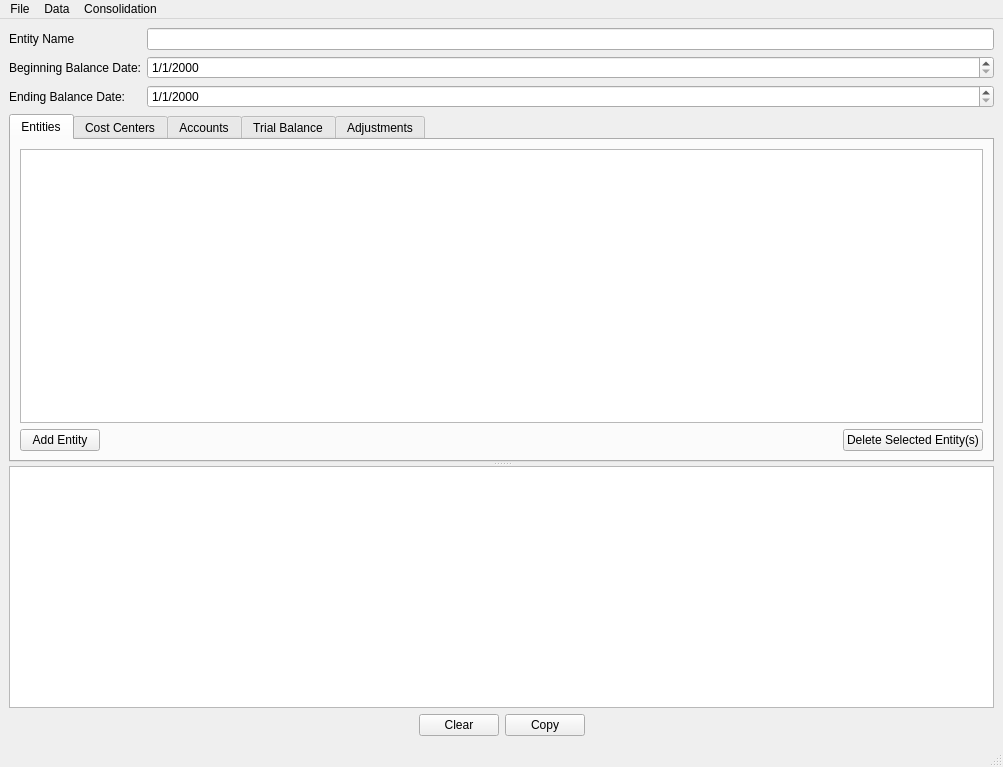
<?xml version="1.0" encoding="UTF-8"?>
<ui version="4.0">
 <class>MainWindow</class>
 <widget class="QMainWindow" name="MainWindow">
  <property name="geometry">
   <rect>
    <x>0</x>
    <y>0</y>
    <width>1003</width>
    <height>767</height>
   </rect>
  </property>
  <property name="windowTitle">
   <string>Consolidation Station</string>
  </property>
  <widget class="QWidget" name="centralwidget">
   <layout class="QVBoxLayout" name="verticalLayout_7">
    <item>
     <widget class="QSplitter" name="splitter">
      <property name="orientation">
       <enum>Qt::Vertical</enum>
      </property>
      <widget class="QWidget" name="verticalLayoutWidget">
       <layout class="QVBoxLayout" name="verticalLayout">
        <item>
         <layout class="QFormLayout" name="formLayout">
          <item row="0" column="0">
           <widget class="QLabel" name="label">
            <property name="text">
             <string>Entity Name</string>
            </property>
           </widget>
          </item>
          <item row="0" column="1">
           <widget class="QLineEdit" name="entityName"/>
          </item>
          <item row="1" column="0">
           <widget class="QLabel" name="label_2">
            <property name="text">
             <string>Beginning Balance Date:</string>
            </property>
           </widget>
          </item>
          <item row="1" column="1">
           <widget class="QDateEdit" name="beginningBalanceDate">
            <property name="displayFormat">
             <string>M/d/yyyy</string>
            </property>
           </widget>
          </item>
          <item row="2" column="0">
           <widget class="QLabel" name="label_3">
            <property name="text">
             <string>Ending Balance Date:</string>
            </property>
           </widget>
          </item>
          <item row="2" column="1">
           <widget class="QDateEdit" name="endingBalanceDate">
            <property name="displayFormat">
             <string>M/d/yyyy</string>
            </property>
           </widget>
          </item>
         </layout>
        </item>
        <item>
         <widget class="QTabWidget" name="tabWidget">
          <property name="currentIndex">
           <number>0</number>
          </property>
          <widget class="QWidget" name="EntitiesTab">
           <attribute name="title">
            <string>Entities</string>
           </attribute>
           <layout class="QHBoxLayout" name="horizontalLayout_2">
            <item>
             <layout class="QVBoxLayout" name="verticalLayout_3">
              <item>
               <widget class="QTableView" name="Entities">
                <property name="alternatingRowColors">
                 <bool>true</bool>
                </property>
                <property name="selectionMode">
                 <enum>QAbstractItemView::ExtendedSelection</enum>
                </property>
                <property name="selectionBehavior">
                 <enum>QAbstractItemView::SelectRows</enum>
                </property>
                <property name="sortingEnabled">
                 <bool>true</bool>
                </property>
               </widget>
              </item>
              <item>
               <layout class="QHBoxLayout" name="horizontalLayout">
                <item>
                 <widget class="QPushButton" name="addEntityButton">
                  <property name="text">
                   <string>Add Entity</string>
                  </property>
                 </widget>
                </item>
                <item>
                 <spacer name="horizontalSpacer">
                  <property name="orientation">
                   <enum>Qt::Horizontal</enum>
                  </property>
                  <property name="sizeHint" stdset="0">
                   <size>
                    <width>40</width>
                    <height>20</height>
                   </size>
                  </property>
                 </spacer>
                </item>
                <item>
                 <widget class="QPushButton" name="deleteEntityButton">
                  <property name="text">
                   <string>Delete Selected Entity(s)</string>
                  </property>
                 </widget>
                </item>
               </layout>
              </item>
             </layout>
            </item>
           </layout>
          </widget>
          <widget class="QWidget" name="CostCentersTab">
           <attribute name="title">
            <string>Cost Centers</string>
           </attribute>
           <layout class="QHBoxLayout" name="horizontalLayout_3">
            <item>
             <layout class="QVBoxLayout" name="verticalLayout_4">
              <item>
               <widget class="QTableView" name="Cost_Centers">
                <property name="alternatingRowColors">
                 <bool>true</bool>
                </property>
                <property name="selectionMode">
                 <enum>QAbstractItemView::ExtendedSelection</enum>
                </property>
                <property name="selectionBehavior">
                 <enum>QAbstractItemView::SelectRows</enum>
                </property>
                <property name="sortingEnabled">
                 <bool>true</bool>
                </property>
               </widget>
              </item>
              <item>
               <layout class="QHBoxLayout" name="horizontalLayout_7">
                <item>
                 <widget class="QPushButton" name="addCostCenterButton">
                  <property name="text">
                   <string>Add Cost Center</string>
                  </property>
                 </widget>
                </item>
                <item>
                 <spacer name="horizontalSpacer_2">
                  <property name="orientation">
                   <enum>Qt::Horizontal</enum>
                  </property>
                  <property name="sizeHint" stdset="0">
                   <size>
                    <width>40</width>
                    <height>20</height>
                   </size>
                  </property>
                 </spacer>
                </item>
                <item>
                 <widget class="QPushButton" name="deleteCostCenterButton">
                  <property name="text">
                   <string>Delete Selected Cost Center(s)</string>
                  </property>
                 </widget>
                </item>
               </layout>
              </item>
             </layout>
            </item>
           </layout>
          </widget>
          <widget class="QWidget" name="AccountsTab">
           <attribute name="title">
            <string>Accounts</string>
           </attribute>
           <layout class="QHBoxLayout" name="horizontalLayout_4">
            <item>
             <layout class="QVBoxLayout" name="verticalLayout_5">
              <item>
               <widget class="QTableView" name="Accounts">
                <property name="alternatingRowColors">
                 <bool>true</bool>
                </property>
                <property name="selectionMode">
                 <enum>QAbstractItemView::ExtendedSelection</enum>
                </property>
                <property name="selectionBehavior">
                 <enum>QAbstractItemView::SelectRows</enum>
                </property>
                <property name="sortingEnabled">
                 <bool>true</bool>
                </property>
               </widget>
              </item>
              <item>
               <layout class="QHBoxLayout" name="horizontalLayout_8">
                <item>
                 <widget class="QPushButton" name="addAccountButton">
                  <property name="text">
                   <string>Add Account</string>
                  </property>
                 </widget>
                </item>
                <item>
                 <spacer name="horizontalSpacer_3">
                  <property name="orientation">
                   <enum>Qt::Horizontal</enum>
                  </property>
                  <property name="sizeHint" stdset="0">
                   <size>
                    <width>40</width>
                    <height>20</height>
                   </size>
                  </property>
                 </spacer>
                </item>
                <item>
                 <widget class="QPushButton" name="deleteAccountButton">
                  <property name="text">
                   <string>Delete Selected Account(s)</string>
                  </property>
                 </widget>
                </item>
               </layout>
              </item>
             </layout>
            </item>
           </layout>
          </widget>
          <widget class="QWidget" name="TrialBalanceTab">
           <attribute name="title">
            <string>Trial Balance</string>
           </attribute>
           <layout class="QHBoxLayout" name="horizontalLayout_5">
            <item>
             <layout class="QVBoxLayout" name="verticalLayout_2">
              <item>
               <widget class="QTableView" name="Trial_Balance">
                <property name="alternatingRowColors">
                 <bool>true</bool>
                </property>
                <property name="selectionMode">
                 <enum>QAbstractItemView::ExtendedSelection</enum>
                </property>
                <property name="selectionBehavior">
                 <enum>QAbstractItemView::SelectRows</enum>
                </property>
                <property name="sortingEnabled">
                 <bool>true</bool>
                </property>
               </widget>
              </item>
             </layout>
            </item>
           </layout>
          </widget>
          <widget class="QWidget" name="AdjustmentsTab">
           <attribute name="title">
            <string>Adjustments</string>
           </attribute>
           <layout class="QHBoxLayout" name="horizontalLayout_6">
            <item>
             <widget class="QTableView" name="Adjustments">
              <property name="alternatingRowColors">
               <bool>true</bool>
              </property>
              <property name="selectionMode">
               <enum>QAbstractItemView::ExtendedSelection</enum>
              </property>
              <property name="selectionBehavior">
               <enum>QAbstractItemView::SelectRows</enum>
              </property>
              <property name="sortingEnabled">
               <bool>true</bool>
              </property>
             </widget>
            </item>
           </layout>
          </widget>
         </widget>
        </item>
       </layout>
      </widget>
      <widget class="QWidget" name="verticalLayoutWidget_2">
       <layout class="QVBoxLayout" name="verticalLayout_6">
        <item>
         <widget class="QTextEdit" name="consoleTextEdit"/>
        </item>
        <item>
         <layout class="QHBoxLayout" name="horizontalLayout_9">
          <item>
           <spacer name="horizontalSpacer_4">
            <property name="orientation">
             <enum>Qt::Horizontal</enum>
            </property>
            <property name="sizeHint" stdset="0">
             <size>
              <width>40</width>
              <height>20</height>
             </size>
            </property>
           </spacer>
          </item>
          <item>
           <widget class="QPushButton" name="clearConsoleButton">
            <property name="text">
             <string>Clear</string>
            </property>
           </widget>
          </item>
          <item>
           <widget class="QPushButton" name="copyConsoleButton">
            <property name="text">
             <string>Copy</string>
            </property>
           </widget>
          </item>
          <item>
           <spacer name="horizontalSpacer_5">
            <property name="orientation">
             <enum>Qt::Horizontal</enum>
            </property>
            <property name="sizeHint" stdset="0">
             <size>
              <width>40</width>
              <height>20</height>
             </size>
            </property>
           </spacer>
          </item>
         </layout>
        </item>
       </layout>
      </widget>
     </widget>
    </item>
   </layout>
  </widget>
  <widget class="QMenuBar" name="menubar">
   <property name="geometry">
    <rect>
     <x>0</x>
     <y>0</y>
     <width>1003</width>
     <height>22</height>
    </rect>
   </property>
   <widget class="QMenu" name="menuFile">
    <property name="title">
     <string>File</string>
    </property>
    <addaction name="actionNew"/>
    <addaction name="actionOpen"/>
    <addaction name="separator"/>
    <addaction name="actionSave"/>
    <addaction name="actionSaveAs"/>
    <addaction name="separator"/>
    <addaction name="actionClose"/>
    <addaction name="separator"/>
    <addaction name="actionQuit"/>
   </widget>
   <widget class="QMenu" name="menuEdit">
    <property name="title">
     <string>Data</string>
    </property>
    <widget class="QMenu" name="menuImport">
     <property name="title">
      <string>Import</string>
     </property>
     <addaction name="actionImportEntities"/>
     <addaction name="actionImportCostCenters"/>
     <addaction name="actionImportAccounts"/>
     <addaction name="actionImportTrialBalance"/>
     <addaction name="actionImportAdjustments"/>
     <addaction name="separator"/>
     <addaction name="actionOracleTrialBalance"/>
    </widget>
    <widget class="QMenu" name="menuExport">
     <property name="title">
      <string>Export</string>
     </property>
     <addaction name="actionExportEntities"/>
     <addaction name="actionExportCostCenters"/>
     <addaction name="actionExportAccounts"/>
     <addaction name="actionExportTrialBalance"/>
     <addaction name="actionExportAdjustments"/>
    </widget>
    <addaction name="menuImport"/>
    <addaction name="menuExport"/>
   </widget>
   <widget class="QMenu" name="menuConsolidation">
    <property name="title">
     <string>Consolidation</string>
    </property>
    <addaction name="actionBuild"/>
    <addaction name="actionAudit"/>
    <addaction name="actionRollforward"/>
    <addaction name="actionPlug_Rounding_Difference"/>
   </widget>
   <addaction name="menuFile"/>
   <addaction name="menuEdit"/>
   <addaction name="menuConsolidation"/>
  </widget>
  <widget class="QStatusBar" name="statusbar"/>
  <action name="actionNew">
   <property name="text">
    <string>New</string>
   </property>
   <property name="toolTip">
    <string>Create a new consolidation workbook</string>
   </property>
   <property name="shortcut">
    <string>Ctrl+N</string>
   </property>
  </action>
  <action name="actionOpen">
   <property name="text">
    <string>Open</string>
   </property>
   <property name="toolTip">
    <string>Open a consolidation workbook file</string>
   </property>
   <property name="shortcut">
    <string>Ctrl+O</string>
   </property>
  </action>
  <action name="actionSave">
   <property name="text">
    <string>Save</string>
   </property>
   <property name="toolTip">
    <string>Save the current consolidation workbook</string>
   </property>
   <property name="shortcut">
    <string>Ctrl+S</string>
   </property>
  </action>
  <action name="actionSaveAs">
   <property name="text">
    <string>Save As</string>
   </property>
  </action>
  <action name="actionClose">
   <property name="text">
    <string>Close</string>
   </property>
   <property name="toolTip">
    <string>Close the current consolidation workbook</string>
   </property>
   <property name="shortcut">
    <string>Ctrl+W</string>
   </property>
  </action>
  <action name="actionQuit">
   <property name="text">
    <string>Quit</string>
   </property>
   <property name="shortcut">
    <string>Ctrl+Q</string>
   </property>
  </action>
  <action name="actionBuild">
   <property name="text">
    <string>Build Consolidation Table</string>
   </property>
  </action>
  <action name="actionAudit">
   <property name="text">
    <string>Audit Data</string>
   </property>
  </action>
  <action name="actionImportEntities">
   <property name="text">
    <string>Entities</string>
   </property>
  </action>
  <action name="actionImportCostCenters">
   <property name="text">
    <string>Cost Centers</string>
   </property>
  </action>
  <action name="actionImportAccounts">
   <property name="text">
    <string>Accounts</string>
   </property>
  </action>
  <action name="actionImportTrialBalance">
   <property name="text">
    <string>Trial Balance</string>
   </property>
  </action>
  <action name="actionImportAdjustments">
   <property name="text">
    <string>Adjustments</string>
   </property>
  </action>
  <action name="actionExportEntities">
   <property name="text">
    <string>Entities</string>
   </property>
  </action>
  <action name="actionExportCostCenters">
   <property name="text">
    <string>Cost Centers</string>
   </property>
  </action>
  <action name="actionExportAccounts">
   <property name="text">
    <string>Accounts</string>
   </property>
  </action>
  <action name="actionExportTrialBalance">
   <property name="text">
    <string>Trial Balance</string>
   </property>
  </action>
  <action name="actionExportAdjustments">
   <property name="text">
    <string>Adjustments</string>
   </property>
  </action>
  <action name="actionRollforward">
   <property name="text">
    <string>Rollforward Year-end</string>
   </property>
  </action>
  <action name="actionOracleTrialBalance">
   <property name="text">
    <string>Oracle Trial Balance</string>
   </property>
  </action>
  <action name="actionPlug_Rounding_Difference">
   <property name="text">
    <string>Plug Rounding Difference</string>
   </property>
  </action>
 </widget>
 <resources/>
 <connections>
  <connection>
   <sender>actionNew</sender>
   <signal>triggered()</signal>
   <receiver>MainWindow</receiver>
   <slot>new_menu_item()</slot>
   <hints>
    <hint type="sourcelabel">
     <x>-1</x>
     <y>-1</y>
    </hint>
    <hint type="destinationlabel">
     <x>501</x>
     <y>383</y>
    </hint>
   </hints>
  </connection>
  <connection>
   <sender>actionOpen</sender>
   <signal>triggered()</signal>
   <receiver>MainWindow</receiver>
   <slot>open_menu_item()</slot>
   <hints>
    <hint type="sourcelabel">
     <x>-1</x>
     <y>-1</y>
    </hint>
    <hint type="destinationlabel">
     <x>501</x>
     <y>383</y>
    </hint>
   </hints>
  </connection>
  <connection>
   <sender>actionClose</sender>
   <signal>triggered()</signal>
   <receiver>MainWindow</receiver>
   <slot>close_menu_item()</slot>
   <hints>
    <hint type="sourcelabel">
     <x>-1</x>
     <y>-1</y>
    </hint>
    <hint type="destinationlabel">
     <x>501</x>
     <y>383</y>
    </hint>
   </hints>
  </connection>
  <connection>
   <sender>actionSave</sender>
   <signal>triggered()</signal>
   <receiver>MainWindow</receiver>
   <slot>save_menu_item()</slot>
   <hints>
    <hint type="sourcelabel">
     <x>-1</x>
     <y>-1</y>
    </hint>
    <hint type="destinationlabel">
     <x>501</x>
     <y>383</y>
    </hint>
   </hints>
  </connection>
  <connection>
   <sender>actionSaveAs</sender>
   <signal>triggered()</signal>
   <receiver>MainWindow</receiver>
   <slot>save_as_menu_item()</slot>
   <hints>
    <hint type="sourcelabel">
     <x>-1</x>
     <y>-1</y>
    </hint>
    <hint type="destinationlabel">
     <x>501</x>
     <y>383</y>
    </hint>
   </hints>
  </connection>
  <connection>
   <sender>actionQuit</sender>
   <signal>triggered()</signal>
   <receiver>MainWindow</receiver>
   <slot>quit_menu_item()</slot>
   <hints>
    <hint type="sourcelabel">
     <x>-1</x>
     <y>-1</y>
    </hint>
    <hint type="destinationlabel">
     <x>501</x>
     <y>383</y>
    </hint>
   </hints>
  </connection>
  <connection>
   <sender>actionBuild</sender>
   <signal>triggered()</signal>
   <receiver>MainWindow</receiver>
   <slot>build_menu_item()</slot>
   <hints>
    <hint type="sourcelabel">
     <x>-1</x>
     <y>-1</y>
    </hint>
    <hint type="destinationlabel">
     <x>501</x>
     <y>383</y>
    </hint>
   </hints>
  </connection>
  <connection>
   <sender>actionImportEntities</sender>
   <signal>triggered()</signal>
   <receiver>MainWindow</receiver>
   <slot>import_menu_item()</slot>
   <hints>
    <hint type="sourcelabel">
     <x>-1</x>
     <y>-1</y>
    </hint>
    <hint type="destinationlabel">
     <x>501</x>
     <y>383</y>
    </hint>
   </hints>
  </connection>
  <connection>
   <sender>actionImportCostCenters</sender>
   <signal>triggered()</signal>
   <receiver>MainWindow</receiver>
   <slot>import_menu_item()</slot>
   <hints>
    <hint type="sourcelabel">
     <x>-1</x>
     <y>-1</y>
    </hint>
    <hint type="destinationlabel">
     <x>501</x>
     <y>383</y>
    </hint>
   </hints>
  </connection>
  <connection>
   <sender>actionImportAccounts</sender>
   <signal>triggered()</signal>
   <receiver>MainWindow</receiver>
   <slot>import_menu_item()</slot>
   <hints>
    <hint type="sourcelabel">
     <x>-1</x>
     <y>-1</y>
    </hint>
    <hint type="destinationlabel">
     <x>501</x>
     <y>383</y>
    </hint>
   </hints>
  </connection>
  <connection>
   <sender>actionImportTrialBalance</sender>
   <signal>triggered()</signal>
   <receiver>MainWindow</receiver>
   <slot>import_menu_item()</slot>
   <hints>
    <hint type="sourcelabel">
     <x>-1</x>
     <y>-1</y>
    </hint>
    <hint type="destinationlabel">
     <x>501</x>
     <y>383</y>
    </hint>
   </hints>
  </connection>
  <connection>
   <sender>actionImportAdjustments</sender>
   <signal>triggered()</signal>
   <receiver>MainWindow</receiver>
   <slot>import_menu_item()</slot>
   <hints>
    <hint type="sourcelabel">
     <x>-1</x>
     <y>-1</y>
    </hint>
    <hint type="destinationlabel">
     <x>501</x>
     <y>383</y>
    </hint>
   </hints>
  </connection>
  <connection>
   <sender>actionExportEntities</sender>
   <signal>triggered()</signal>
   <receiver>MainWindow</receiver>
   <slot>export_menu_item()</slot>
   <hints>
    <hint type="sourcelabel">
     <x>-1</x>
     <y>-1</y>
    </hint>
    <hint type="destinationlabel">
     <x>501</x>
     <y>383</y>
    </hint>
   </hints>
  </connection>
  <connection>
   <sender>actionExportCostCenters</sender>
   <signal>triggered()</signal>
   <receiver>MainWindow</receiver>
   <slot>export_menu_item()</slot>
   <hints>
    <hint type="sourcelabel">
     <x>-1</x>
     <y>-1</y>
    </hint>
    <hint type="destinationlabel">
     <x>501</x>
     <y>383</y>
    </hint>
   </hints>
  </connection>
  <connection>
   <sender>actionExportAccounts</sender>
   <signal>triggered()</signal>
   <receiver>MainWindow</receiver>
   <slot>export_menu_item()</slot>
   <hints>
    <hint type="sourcelabel">
     <x>-1</x>
     <y>-1</y>
    </hint>
    <hint type="destinationlabel">
     <x>501</x>
     <y>383</y>
    </hint>
   </hints>
  </connection>
  <connection>
   <sender>actionExportTrialBalance</sender>
   <signal>triggered()</signal>
   <receiver>MainWindow</receiver>
   <slot>export_menu_item()</slot>
   <hints>
    <hint type="sourcelabel">
     <x>-1</x>
     <y>-1</y>
    </hint>
    <hint type="destinationlabel">
     <x>501</x>
     <y>383</y>
    </hint>
   </hints>
  </connection>
  <connection>
   <sender>actionExportAdjustments</sender>
   <signal>triggered()</signal>
   <receiver>MainWindow</receiver>
   <slot>export_menu_item()</slot>
   <hints>
    <hint type="sourcelabel">
     <x>-1</x>
     <y>-1</y>
    </hint>
    <hint type="destinationlabel">
     <x>501</x>
     <y>383</y>
    </hint>
   </hints>
  </connection>
  <connection>
   <sender>actionRollforward</sender>
   <signal>triggered()</signal>
   <receiver>MainWindow</receiver>
   <slot>rollforward_menu_item()</slot>
   <hints>
    <hint type="sourcelabel">
     <x>-1</x>
     <y>-1</y>
    </hint>
    <hint type="destinationlabel">
     <x>501</x>
     <y>383</y>
    </hint>
   </hints>
  </connection>
  <connection>
   <sender>actionAudit</sender>
   <signal>triggered()</signal>
   <receiver>MainWindow</receiver>
   <slot>audit_menu_item()</slot>
   <hints>
    <hint type="sourcelabel">
     <x>-1</x>
     <y>-1</y>
    </hint>
    <hint type="destinationlabel">
     <x>501</x>
     <y>383</y>
    </hint>
   </hints>
  </connection>
  <connection>
   <sender>entityName</sender>
   <signal>textEdited(QString)</signal>
   <receiver>MainWindow</receiver>
   <slot>set_entity_name(QString)</slot>
   <hints>
    <hint type="sourcelabel">
     <x>584</x>
     <y>45</y>
    </hint>
    <hint type="destinationlabel">
     <x>501</x>
     <y>383</y>
    </hint>
   </hints>
  </connection>
  <connection>
   <sender>beginningBalanceDate</sender>
   <signal>dateChanged(QDate)</signal>
   <receiver>MainWindow</receiver>
   <slot>set_beginning_date(QDate)</slot>
   <hints>
    <hint type="sourcelabel">
     <x>584</x>
     <y>76</y>
    </hint>
    <hint type="destinationlabel">
     <x>501</x>
     <y>383</y>
    </hint>
   </hints>
  </connection>
  <connection>
   <sender>endingBalanceDate</sender>
   <signal>dateChanged(QDate)</signal>
   <receiver>MainWindow</receiver>
   <slot>set_ending_date(QDate)</slot>
   <hints>
    <hint type="sourcelabel">
     <x>584</x>
     <y>108</y>
    </hint>
    <hint type="destinationlabel">
     <x>501</x>
     <y>383</y>
    </hint>
   </hints>
  </connection>
  <connection>
   <sender>addEntityButton</sender>
   <signal>clicked()</signal>
   <receiver>MainWindow</receiver>
   <slot>insert_table_row()</slot>
   <hints>
    <hint type="sourcelabel">
     <x>62</x>
     <y>454</y>
    </hint>
    <hint type="destinationlabel">
     <x>501</x>
     <y>383</y>
    </hint>
   </hints>
  </connection>
  <connection>
   <sender>deleteEntityButton</sender>
   <signal>clicked()</signal>
   <receiver>MainWindow</receiver>
   <slot>delete_table_row()</slot>
   <hints>
    <hint type="sourcelabel">
     <x>924</x>
     <y>454</y>
    </hint>
    <hint type="destinationlabel">
     <x>501</x>
     <y>383</y>
    </hint>
   </hints>
  </connection>
  <connection>
   <sender>addCostCenterButton</sender>
   <signal>clicked()</signal>
   <receiver>MainWindow</receiver>
   <slot>insert_table_row()</slot>
   <hints>
    <hint type="sourcelabel">
     <x>80</x>
     <y>454</y>
    </hint>
    <hint type="destinationlabel">
     <x>501</x>
     <y>383</y>
    </hint>
   </hints>
  </connection>
  <connection>
   <sender>deleteCostCenterButton</sender>
   <signal>clicked()</signal>
   <receiver>MainWindow</receiver>
   <slot>delete_table_row()</slot>
   <hints>
    <hint type="sourcelabel">
     <x>905</x>
     <y>454</y>
    </hint>
    <hint type="destinationlabel">
     <x>501</x>
     <y>383</y>
    </hint>
   </hints>
  </connection>
  <connection>
   <sender>addAccountButton</sender>
   <signal>clicked()</signal>
   <receiver>MainWindow</receiver>
   <slot>insert_table_row()</slot>
   <hints>
    <hint type="sourcelabel">
     <x>67</x>
     <y>454</y>
    </hint>
    <hint type="destinationlabel">
     <x>501</x>
     <y>383</y>
    </hint>
   </hints>
  </connection>
  <connection>
   <sender>deleteAccountButton</sender>
   <signal>clicked()</signal>
   <receiver>MainWindow</receiver>
   <slot>delete_table_row()</slot>
   <hints>
    <hint type="sourcelabel">
     <x>917</x>
     <y>454</y>
    </hint>
    <hint type="destinationlabel">
     <x>501</x>
     <y>383</y>
    </hint>
   </hints>
  </connection>
  <connection>
   <sender>actionOracleTrialBalance</sender>
   <signal>triggered()</signal>
   <receiver>MainWindow</receiver>
   <slot>import_oracle_tb()</slot>
   <hints>
    <hint type="sourcelabel">
     <x>-1</x>
     <y>-1</y>
    </hint>
    <hint type="destinationlabel">
     <x>501</x>
     <y>383</y>
    </hint>
   </hints>
  </connection>
  <connection>
   <sender>actionPlug_Rounding_Difference</sender>
   <signal>triggered()</signal>
   <receiver>MainWindow</receiver>
   <slot>rounding_diff_menu_item()</slot>
   <hints>
    <hint type="sourcelabel">
     <x>-1</x>
     <y>-1</y>
    </hint>
    <hint type="destinationlabel">
     <x>501</x>
     <y>383</y>
    </hint>
   </hints>
  </connection>
  <connection>
   <sender>clearConsoleButton</sender>
   <signal>clicked()</signal>
   <receiver>MainWindow</receiver>
   <slot>clear_console()</slot>
   <hints>
    <hint type="sourcelabel">
     <x>458</x>
     <y>721</y>
    </hint>
    <hint type="destinationlabel">
     <x>501</x>
     <y>383</y>
    </hint>
   </hints>
  </connection>
  <connection>
   <sender>copyConsoleButton</sender>
   <signal>clicked()</signal>
   <receiver>MainWindow</receiver>
   <slot>copy_console()</slot>
   <hints>
    <hint type="sourcelabel">
     <x>544</x>
     <y>721</y>
    </hint>
    <hint type="destinationlabel">
     <x>501</x>
     <y>383</y>
    </hint>
   </hints>
  </connection>
 </connections>
 <slots>
  <slot>new_menu_item()</slot>
  <slot>open_menu_item()</slot>
  <slot>save_menu_item()</slot>
  <slot>save_as_menu_item()</slot>
  <slot>close_menu_item()</slot>
  <slot>quit_menu_item()</slot>
  <slot>build_menu_item()</slot>
  <slot>set_entity_name(QString)</slot>
  <slot>set_beginning_date(QDate)</slot>
  <slot>set_ending_date(QDate)</slot>
  <slot>import_menu_item()</slot>
  <slot>export_menu_item()</slot>
  <slot>rollforward_menu_item()</slot>
  <slot>audit_menu_item()</slot>
  <slot>insert_table_row()</slot>
  <slot>delete_table_row()</slot>
  <slot>import_oracle_tb()</slot>
  <slot>rounding_diff_menu_item()</slot>
  <slot>clear_console()</slot>
  <slot>copy_console()</slot>
 </slots>
</ui>
